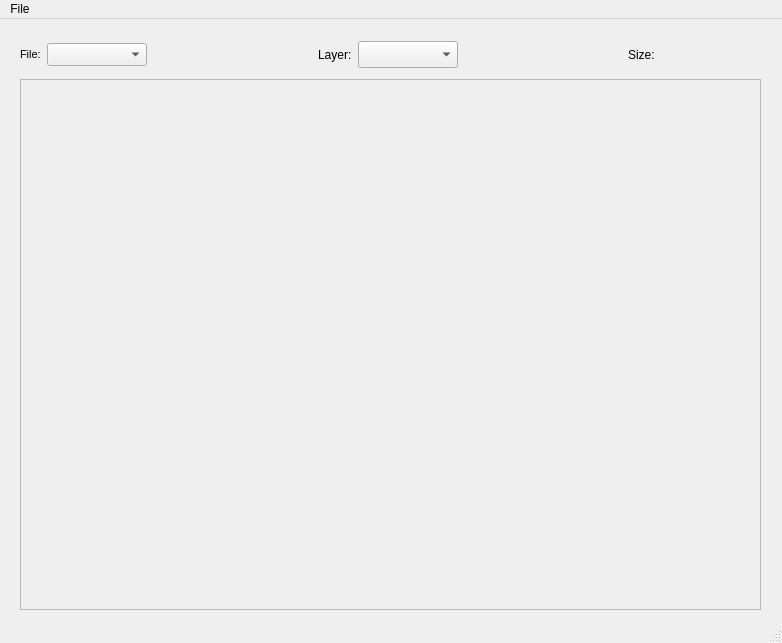
<?xml version="1.0" encoding="UTF-8"?>
<ui version="4.0">
 <class>MainWindow</class>
 <widget class="QMainWindow" name="MainWindow">
  <property name="geometry">
   <rect>
    <x>0</x>
    <y>0</y>
    <width>782</width>
    <height>643</height>
   </rect>
  </property>
  <property name="windowTitle">
   <string>Pyramid</string>
  </property>
  <widget class="QWidget" name="centralwidget">
   <widget class="QWidget" name="horizontalLayoutWidget">
    <property name="geometry">
     <rect>
      <x>20</x>
      <y>20</y>
      <width>741</width>
      <height>31</height>
     </rect>
    </property>
    <layout class="QHBoxLayout" name="horizontalLayout">
     <item>
      <widget class="QLabel" name="label">
       <property name="font">
        <font>
         <pointsize>8</pointsize>
        </font>
       </property>
       <property name="text">
        <string>File:</string>
       </property>
      </widget>
     </item>
     <item>
      <widget class="QComboBox" name="comboBoxFile">
       <property name="minimumSize">
        <size>
         <width>100</width>
         <height>0</height>
        </size>
       </property>
       <property name="font">
        <font>
         <pointsize>10</pointsize>
        </font>
       </property>
      </widget>
     </item>
     <item>
      <spacer name="horizontalSpacer">
       <property name="orientation">
        <enum>Qt::Horizontal</enum>
       </property>
       <property name="sizeHint" stdset="0">
        <size>
         <width>40</width>
         <height>20</height>
        </size>
       </property>
      </spacer>
     </item>
     <item>
      <widget class="QLabel" name="label_2">
       <property name="text">
        <string>Layer:</string>
       </property>
      </widget>
     </item>
     <item>
      <widget class="QComboBox" name="comboBoxLayer">
       <property name="minimumSize">
        <size>
         <width>100</width>
         <height>27</height>
        </size>
       </property>
      </widget>
     </item>
     <item>
      <spacer name="horizontalSpacer_2">
       <property name="orientation">
        <enum>Qt::Horizontal</enum>
       </property>
       <property name="sizeHint" stdset="0">
        <size>
         <width>40</width>
         <height>20</height>
        </size>
       </property>
      </spacer>
     </item>
     <item>
      <widget class="QLabel" name="label_3">
       <property name="text">
        <string>Size:</string>
       </property>
      </widget>
     </item>
     <item>
      <widget class="QLabel" name="labelSize">
       <property name="minimumSize">
        <size>
         <width>100</width>
         <height>29</height>
        </size>
       </property>
       <property name="text">
        <string/>
       </property>
      </widget>
     </item>
    </layout>
   </widget>
   <widget class="QScrollArea" name="scrollArea">
    <property name="geometry">
     <rect>
      <x>20</x>
      <y>60</y>
      <width>741</width>
      <height>531</height>
     </rect>
    </property>
    <property name="verticalScrollBarPolicy">
     <enum>Qt::ScrollBarAsNeeded</enum>
    </property>
    <property name="horizontalScrollBarPolicy">
     <enum>Qt::ScrollBarAsNeeded</enum>
    </property>
    <property name="sizeAdjustPolicy">
     <enum>QAbstractScrollArea::AdjustToContents</enum>
    </property>
    <property name="widgetResizable">
     <bool>true</bool>
    </property>
    <widget class="QWidget" name="scrollAreaWidgetContents">
     <property name="geometry">
      <rect>
       <x>0</x>
       <y>0</y>
       <width>739</width>
       <height>529</height>
      </rect>
     </property>
    </widget>
   </widget>
  </widget>
  <widget class="QMenuBar" name="menubar">
   <property name="geometry">
    <rect>
     <x>0</x>
     <y>0</y>
     <width>782</width>
     <height>26</height>
    </rect>
   </property>
   <widget class="QMenu" name="menuFile">
    <property name="title">
     <string>File</string>
    </property>
    <addaction name="action_OpenFile"/>
   </widget>
   <addaction name="menuFile"/>
  </widget>
  <widget class="QStatusBar" name="statusbar"/>
  <action name="action_OpenFile">
   <property name="text">
    <string>Open file</string>
   </property>
  </action>
 </widget>
 <resources/>
 <connections/>
</ui>
